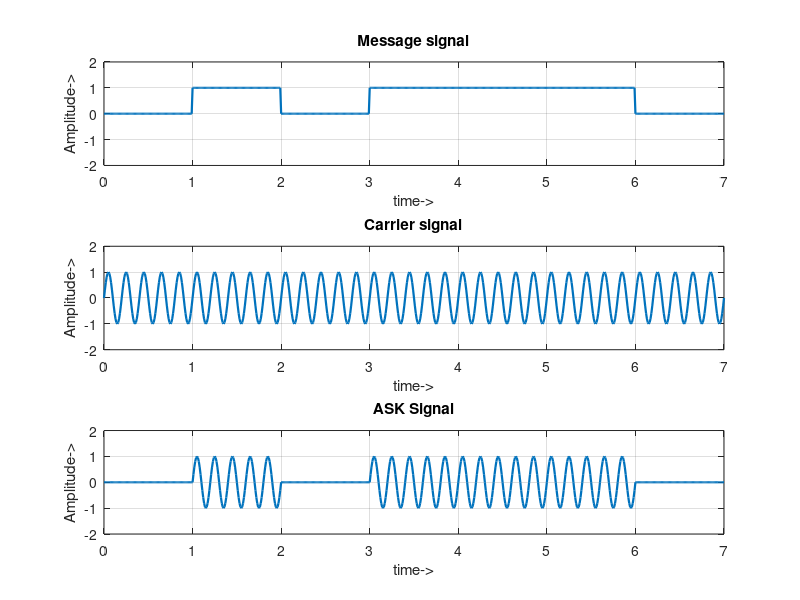

The MATLAB script that drew this image:
clc;close all;clear all;
b = [0 1 0 1 1 1 0];
n = length(b);
for i = 1:n
    
 x((i*100:(i+1)*100)) = b(i);

end
%message signal
t = 0:.01:n;
x = x(100:end);
subplot(3,1,1); plot(t,x,"LineWidth",1.6);
title('Message signal');
xlabel('time->'); ylabel('Amplitude->');
grid on ; axis([0 n -2 2]);
%carrier signal
m = sin(2*pi*5*t);
subplot(3,1,2); plot(t,m,"LineWidth",1.6);
title('Carrier signal');
xlabel('time->'); ylabel('Amplitude->');
grid on ; axis([0 n -2 2]);
%ASK
st = x.*m;
subplot(3,1,3); plot(t,st,"LineWidth",1.6);
title('ASK Signal');
xlabel('time->'); ylabel('Amplitude->');
grid on ; axis([0 n -2 2]);